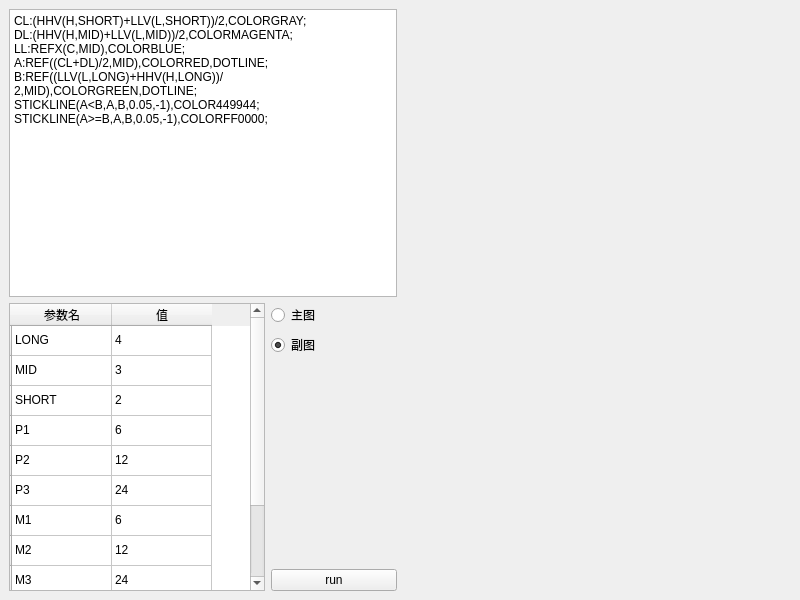
<?xml version="1.0" encoding="UTF-8"?>
<ui version="4.0">
 <class>MainWindow</class>
 <widget class="QMainWindow" name="MainWindow">
  <property name="geometry">
   <rect>
    <x>0</x>
    <y>0</y>
    <width>800</width>
    <height>600</height>
   </rect>
  </property>
  <property name="windowTitle">
   <string>MainWindow</string>
  </property>
  <widget class="QWidget" name="centralwidget">
   <layout class="QHBoxLayout" name="horizontalLayout_2">
    <item>
     <layout class="QVBoxLayout" name="verticalLayout">
      <item>
       <widget class="QTextEdit" name="textEdit">
        <property name="sizePolicy">
         <sizepolicy hsizetype="Expanding" vsizetype="Expanding">
          <horstretch>0</horstretch>
          <verstretch>0</verstretch>
         </sizepolicy>
        </property>
        <property name="minimumSize">
         <size>
          <width>0</width>
          <height>150</height>
         </size>
        </property>
        <property name="html">
         <string>&lt;!DOCTYPE HTML PUBLIC &quot;-//W3C//DTD HTML 4.0//EN&quot; &quot;http://www.w3.org/TR/REC-html40/strict.dtd&quot;&gt;
&lt;html&gt;&lt;head&gt;&lt;meta name=&quot;qrichtext&quot; content=&quot;1&quot; /&gt;&lt;meta charset=&quot;utf-8&quot; /&gt;&lt;style type=&quot;text/css&quot;&gt;
p, li { white-space: pre-wrap; }
&lt;/style&gt;&lt;/head&gt;&lt;body style=&quot; font-family:'Microsoft YaHei UI'; font-size:9pt; font-weight:400; font-style:normal;&quot;&gt;
&lt;p style=&quot; margin-top:0px; margin-bottom:0px; margin-left:0px; margin-right:0px; -qt-block-indent:0; text-indent:0px;&quot;&gt;CL:(HHV(H,SHORT)+LLV(L,SHORT))/2,COLORGRAY;&lt;/p&gt;
&lt;p style=&quot; margin-top:0px; margin-bottom:0px; margin-left:0px; margin-right:0px; -qt-block-indent:0; text-indent:0px;&quot;&gt;DL:(HHV(H,MID)+LLV(L,MID))/2,COLORMAGENTA;&lt;/p&gt;
&lt;p style=&quot; margin-top:0px; margin-bottom:0px; margin-left:0px; margin-right:0px; -qt-block-indent:0; text-indent:0px;&quot;&gt;LL:REFX(C,MID),COLORBLUE;&lt;/p&gt;
&lt;p style=&quot; margin-top:0px; margin-bottom:0px; margin-left:0px; margin-right:0px; -qt-block-indent:0; text-indent:0px;&quot;&gt;A:REF((CL+DL)/2,MID),COLORRED,DOTLINE;&lt;/p&gt;
&lt;p style=&quot; margin-top:0px; margin-bottom:0px; margin-left:0px; margin-right:0px; -qt-block-indent:0; text-indent:0px;&quot;&gt;B:REF((LLV(L,LONG)+HHV(H,LONG))/2,MID),COLORGREEN,DOTLINE;&lt;/p&gt;
&lt;p style=&quot; margin-top:0px; margin-bottom:0px; margin-left:0px; margin-right:0px; -qt-block-indent:0; text-indent:0px;&quot;&gt;STICKLINE(A&amp;lt;B,A,B,0.05,-1),COLOR449944;&lt;/p&gt;
&lt;p style=&quot; margin-top:0px; margin-bottom:0px; margin-left:0px; margin-right:0px; -qt-block-indent:0; text-indent:0px;&quot;&gt;STICKLINE(A&amp;gt;=B,A,B,0.05,-1),COLORFF0000;&lt;/p&gt;&lt;/body&gt;&lt;/html&gt;</string>
        </property>
       </widget>
      </item>
      <item>
       <widget class="QWidget" name="widget" native="true">
        <property name="sizePolicy">
         <sizepolicy hsizetype="Expanding" vsizetype="Expanding">
          <horstretch>0</horstretch>
          <verstretch>0</verstretch>
         </sizepolicy>
        </property>
        <property name="minimumSize">
         <size>
          <width>0</width>
          <height>50</height>
         </size>
        </property>
        <layout class="QHBoxLayout" name="horizontalLayout">
         <property name="leftMargin">
          <number>0</number>
         </property>
         <property name="topMargin">
          <number>0</number>
         </property>
         <property name="rightMargin">
          <number>0</number>
         </property>
         <property name="bottomMargin">
          <number>0</number>
         </property>
         <item>
          <widget class="QTableWidget" name="tableWidget">
           <property name="sizePolicy">
            <sizepolicy hsizetype="Fixed" vsizetype="Expanding">
             <horstretch>0</horstretch>
             <verstretch>0</verstretch>
            </sizepolicy>
           </property>
           <row>
            <property name="text">
             <string/>
            </property>
           </row>
           <row>
            <property name="text">
             <string/>
            </property>
           </row>
           <row>
            <property name="text">
             <string/>
            </property>
           </row>
           <row>
            <property name="text">
             <string/>
            </property>
           </row>
           <row>
            <property name="text">
             <string/>
            </property>
           </row>
           <row>
            <property name="text">
             <string/>
            </property>
           </row>
           <row>
            <property name="text">
             <string/>
            </property>
           </row>
           <row>
            <property name="text">
             <string/>
            </property>
           </row>
           <row>
            <property name="text">
             <string/>
            </property>
           </row>
           <row>
            <property name="text">
             <string/>
            </property>
           </row>
           <row>
            <property name="text">
             <string/>
            </property>
           </row>
           <column>
            <property name="text">
             <string>参数名</string>
            </property>
           </column>
           <column>
            <property name="text">
             <string>值</string>
            </property>
           </column>
           <item row="0" column="0">
            <property name="text">
             <string>LONG</string>
            </property>
           </item>
           <item row="0" column="1">
            <property name="text">
             <string>4</string>
            </property>
           </item>
           <item row="1" column="0">
            <property name="text">
             <string>MID</string>
            </property>
           </item>
           <item row="1" column="1">
            <property name="text">
             <string>3</string>
            </property>
           </item>
           <item row="2" column="0">
            <property name="text">
             <string>SHORT</string>
            </property>
           </item>
           <item row="2" column="1">
            <property name="text">
             <string>2</string>
            </property>
           </item>
           <item row="3" column="0">
            <property name="text">
             <string>P1</string>
            </property>
           </item>
           <item row="3" column="1">
            <property name="text">
             <string>6</string>
            </property>
           </item>
           <item row="4" column="0">
            <property name="text">
             <string>P2</string>
            </property>
           </item>
           <item row="4" column="1">
            <property name="text">
             <string>12</string>
            </property>
           </item>
           <item row="5" column="0">
            <property name="text">
             <string>P3</string>
            </property>
           </item>
           <item row="5" column="1">
            <property name="text">
             <string>24</string>
            </property>
           </item>
           <item row="6" column="0">
            <property name="text">
             <string>M1</string>
            </property>
           </item>
           <item row="6" column="1">
            <property name="text">
             <string>6</string>
            </property>
           </item>
           <item row="7" column="0">
            <property name="text">
             <string>M2</string>
            </property>
           </item>
           <item row="7" column="1">
            <property name="text">
             <string>12</string>
            </property>
           </item>
           <item row="8" column="0">
            <property name="text">
             <string>M3</string>
            </property>
           </item>
           <item row="8" column="1">
            <property name="text">
             <string>24</string>
            </property>
           </item>
          </widget>
         </item>
         <item>
          <layout class="QVBoxLayout" name="verticalLayout_3">
           <item>
            <widget class="QRadioButton" name="radioMain">
             <property name="layoutDirection">
              <enum>Qt::LeftToRight</enum>
             </property>
             <property name="text">
              <string>主图</string>
             </property>
            </widget>
           </item>
           <item>
            <widget class="QRadioButton" name="radioSub">
             <property name="layoutDirection">
              <enum>Qt::LeftToRight</enum>
             </property>
             <property name="text">
              <string>副图</string>
             </property>
             <property name="checked">
              <bool>true</bool>
             </property>
            </widget>
           </item>
           <item>
            <widget class="QLabel" name="label_err">
             <property name="sizePolicy">
              <sizepolicy hsizetype="Expanding" vsizetype="Expanding">
               <horstretch>0</horstretch>
               <verstretch>0</verstretch>
              </sizepolicy>
             </property>
             <property name="text">
              <string/>
             </property>
             <property name="wordWrap">
              <bool>true</bool>
             </property>
            </widget>
           </item>
           <item>
            <widget class="QPushButton" name="btnRun">
             <property name="sizePolicy">
              <sizepolicy hsizetype="Expanding" vsizetype="Preferred">
               <horstretch>0</horstretch>
               <verstretch>0</verstretch>
              </sizepolicy>
             </property>
             <property name="text">
              <string>run</string>
             </property>
            </widget>
           </item>
          </layout>
         </item>
        </layout>
       </widget>
      </item>
     </layout>
    </item>
    <item>
     <layout class="QVBoxLayout" name="verticalLayout_2">
      <property name="spacing">
       <number>16</number>
      </property>
      <property name="leftMargin">
       <number>8</number>
      </property>
      <property name="topMargin">
       <number>8</number>
      </property>
      <property name="rightMargin">
       <number>8</number>
      </property>
      <property name="bottomMargin">
       <number>8</number>
      </property>
      <item>
       <widget class="QLabel" name="label">
        <property name="sizePolicy">
         <sizepolicy hsizetype="Expanding" vsizetype="Expanding">
          <horstretch>0</horstretch>
          <verstretch>0</verstretch>
         </sizepolicy>
        </property>
        <property name="text">
         <string/>
        </property>
       </widget>
      </item>
      <item>
       <widget class="QLabel" name="label_2">
        <property name="sizePolicy">
         <sizepolicy hsizetype="Expanding" vsizetype="Expanding">
          <horstretch>0</horstretch>
          <verstretch>0</verstretch>
         </sizepolicy>
        </property>
        <property name="text">
         <string/>
        </property>
       </widget>
      </item>
     </layout>
    </item>
   </layout>
  </widget>
 </widget>
 <resources/>
 <connections/>
</ui>
